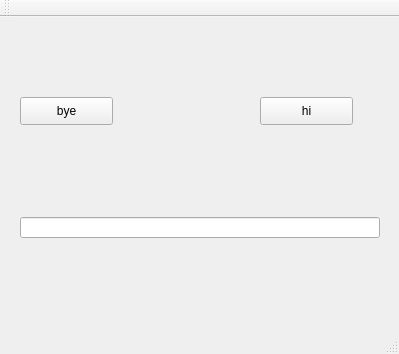
<?xml version="1.0" encoding="UTF-8"?>
<ui version="4.0">
 <class>MainWindow</class>
 <widget class="QMainWindow" name="MainWindow">
  <property name="geometry">
   <rect>
    <x>0</x>
    <y>0</y>
    <width>399</width>
    <height>354</height>
   </rect>
  </property>
  <property name="windowTitle">
   <string>MainWindow</string>
  </property>
  <widget class="QWidget" name="centralWidget">
   <widget class="QLineEdit" name="lineEdit">
    <property name="geometry">
     <rect>
      <x>20</x>
      <y>200</y>
      <width>360</width>
      <height>21</height>
     </rect>
    </property>
   </widget>
   <widget class="QPushButton" name="bye">
    <property name="geometry">
     <rect>
      <x>20</x>
      <y>80</y>
      <width>93</width>
      <height>28</height>
     </rect>
    </property>
    <property name="text">
     <string>bye</string>
    </property>
   </widget>
   <widget class="QPushButton" name="hi">
    <property name="geometry">
     <rect>
      <x>260</x>
      <y>80</y>
      <width>93</width>
      <height>28</height>
     </rect>
    </property>
    <property name="text">
     <string>hi</string>
    </property>
   </widget>
  </widget>
  <widget class="QMenuBar" name="menuBar">
   <property name="geometry">
    <rect>
     <x>0</x>
     <y>0</y>
     <width>399</width>
     <height>26</height>
    </rect>
   </property>
  </widget>
  <widget class="QToolBar" name="mainToolBar">
   <attribute name="toolBarArea">
    <enum>TopToolBarArea</enum>
   </attribute>
   <attribute name="toolBarBreak">
    <bool>false</bool>
   </attribute>
  </widget>
  <widget class="QStatusBar" name="statusBar"/>
 </widget>
 <layoutdefault spacing="6" margin="11"/>
 <resources/>
 <connections/>
</ui>
